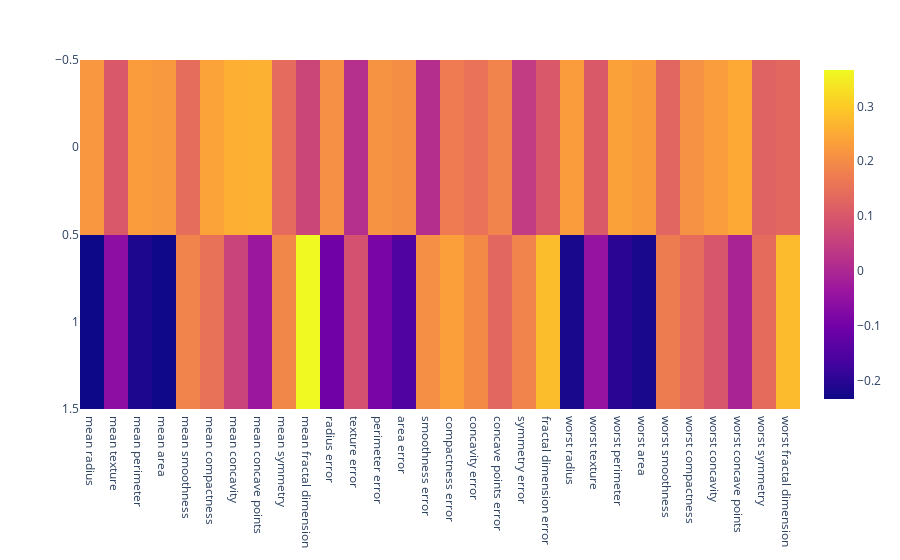

Notebook code for this chart:
### Code cell
fig = px.imshow(df_comp)
fig.show()

### Figure 1 — Plotly figure (JSON) as saved in the notebook; plotly's stock layout.template omitted (floating-point values rounded to 4 significant figures)
{"data": [{"coloraxis": "coloraxis", "hovertemplate": "x: %{x}<br>y: %{y}<br>color: %{z}<extra></extra>", "name": "0", "type": "heatmap", "x": ["mean radius", "mean texture", "mean perimeter", "mean area", "mean smoothness", "mean compactness", "mean concavity", "mean concave points", "mean symmetry", "mean fractal dimension", "radius error", "texture error", "perimeter error", "area error", "smoothness error", "compactness error", "concavity error", "concave points error", "symmetry error", "fractal dimension error", "worst radius", "worst texture", "worst perimeter", "worst area", "worst smoothness", "worst compactness", "worst concavity", "worst concave points", "worst symmetry", "worst fractal dimension"], "xaxis": "x", "y": [0, 1], "yaxis": "y", "z": [[0.2189, 0.1037, 0.2275, 0.221, 0.1426, 0.2393, 0.2584, 0.2609, 0.1382, 0.06436, 0.206, 0.01743, 0.2113, 0.2029, 0.01453, 0.1704, 0.1536, 0.1834, 0.0425, 0.1026, 0.228, 0.1045, 0.2366, 0.2249, 0.128, 0.2101, 0.2288, 0.2509, 0.1229, 0.1318], [-0.2339, -0.05971, -0.2152, -0.2311, 0.1861, 0.1519, 0.06017, -0.03477, 0.1903, 0.3666, -0.1056, 0.08998, -0.08946, -0.1523, 0.2044, 0.2327, 0.1972, 0.1303, 0.1838, 0.2801, -0.2199, -0.04547, -0.1999, -0.2194, 0.1723, 0.1436, 0.09796, -0.008257, 0.1419, 0.2753]]}], "layout": {"coloraxis": {"colorscale": [[0, "#0d0887"], [0.1111, "#46039f"], [0.2222, "#7201a8"], [0.3333, "#9c179e"], [0.4444, "#bd3786"], [0.5556, "#d8576b"], [0.6667, "#ed7953"], [0.7778, "#fb9f3a"], [0.8889, "#fdca26"], [1, "#f0f921"]]}, "margin": {"t": 60}, "xaxis": {"anchor": "y", "constrain": "domain", "domain": [0, 1], "scaleanchor": "y"}, "yaxis": {"anchor": "x", "autorange": "reversed", "constrain": "domain", "domain": [0, 1]}}}
